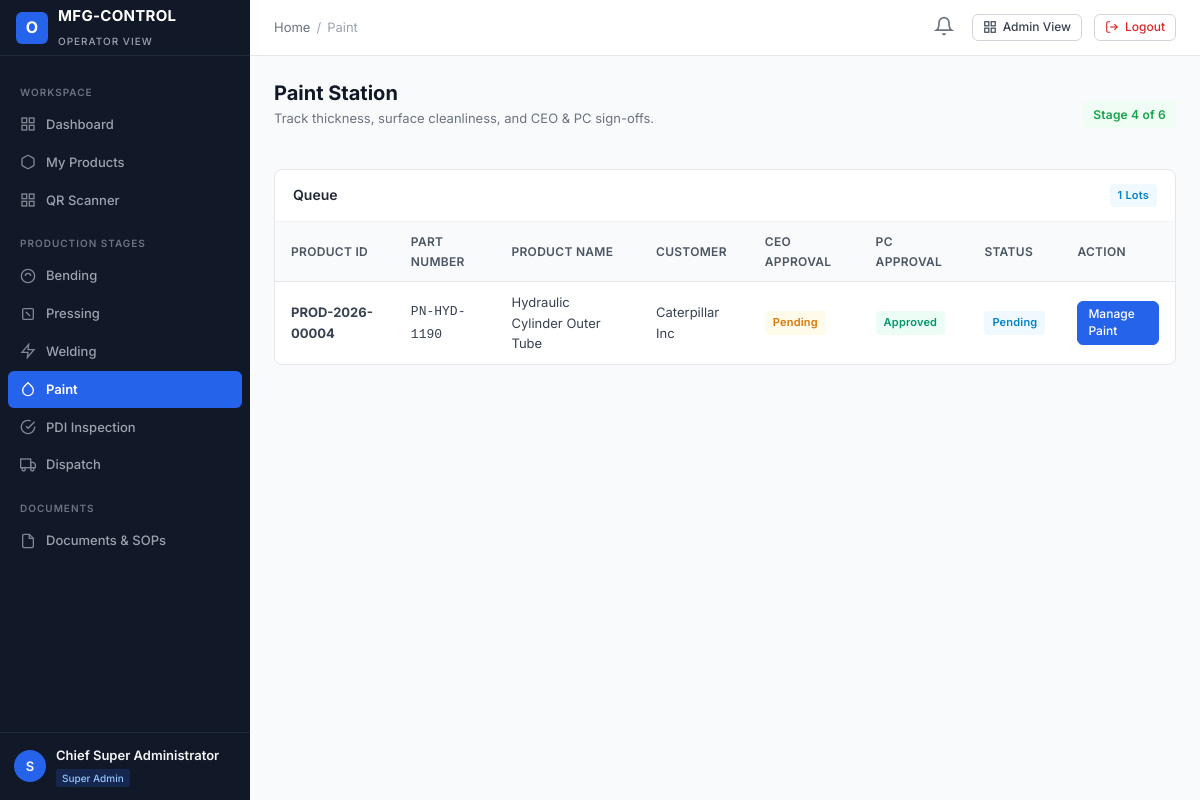
Screenshot of /user-panel/paint/ (signed in) with the database file from the repository.
### apps/accounts/models.py (models this page shows, shortened)
class User(AbstractUser):
    email = models.EmailField(_('email address'), unique=True, db_index=True)
    full_name = models.CharField(_('full name'), max_length=150, blank=True)
    employee_id = models.CharField(_('employee ID'), max_length=50, unique=True, db_index=True)
    phone = models.CharField(_('phone number'), max_length=25, blank=True)
    role = models.CharField(_('role'), max_length=50, choices=UserRole.choices, default=UserRole.USER, db_index=True)
    status = models.CharField(_('status'), max_length=20, choices=UserStatus.choices, default=UserStatus.ACTIVE, db_index=True)
    department = models.CharField(_('department'), max_length=100, blank=True)
    designation = models.CharField(_('designation'), max_length=100, blank=True)
    profile_image = models.ImageField(upload_to='profiles/', blank=True, null=True)
    assigned_admin = models.ForeignKey(
        'self',
        on_delete=models.SET_NULL,
        null=True,
        blank=True,
        related_name='assigned_users',
        help_text=_('Admin managing this user')
    )
    production_stage = models.CharField(
        _('production stage'),
        max_length=50,
        blank=True,
        help_text=_('Current assigned primary production stage, e.g. BENDING, PRESSING')
    )
    production_line = models.CharField(_('production line'), max_length=50, blank=True)
    shift = models.CharField(_('shift'), max_length=50, blank=True)
    notes = models.TextField(_('notes'), blank=True)
    created_at = models.DateTimeField(auto_now_add=True)
    updated_at = models.DateTimeField(auto_now=True)
    objects = CustomUserManager()
    USERNAME_FIELD = 'email'
    REQUIRED_FIELDS = ['username', 'employee_id']
    class Meta:
        verbose_name = _('User')
        verbose_name_plural = _('Users')
        ordering = ['-created_at']
    @property
    def is_super_admin(self):
        return self.role == UserRole.SUPER_ADMIN or self.is_superuser
    @property
    def is_admin_user(self):
        return self.role in [UserRole.SUPER_ADMIN, UserRole.ADMIN]
    @property
    def is_operator(self):
        return not self.is_admin_user

### apps/products/models.py (models this page shows, shortened)
class Product(models.Model):
    product_id = models.CharField(max_length=50, unique=True, db_index=True)
    product_name = models.CharField(max_length=200)
    part_number = models.CharField(max_length=100, db_index=True)
    customer = models.CharField(max_length=150)
    model = models.CharField(max_length=100, blank=True)
    batch_number = models.CharField(max_length=100, blank=True)
    production_date = models.DateField(default=timezone.now)
    assigned_admin = models.ForeignKey(
        settings.AUTH_USER_MODEL,
        on_delete=models.SET_NULL,
        null=True,
        blank=True,
        related_name='administered_products'
    )
    assigned_user = models.ForeignKey(
        settings.AUTH_USER_MODEL,
        on_delete=models.SET_NULL,
        null=True,
        blank=True,
        related_name='assigned_products'
    )
    current_stage = models.CharField(
        max_length=50,
        choices=StageChoices.choices,
        default=StageChoices.BENDING,
        db_index=True
    )
    status = models.CharField(
        max_length=50,
        choices=ProductStatus.choices,
        default=ProductStatus.PENDING,
        db_index=True
    )
    priority = models.CharField(
        max_length=20,
        choices=PriorityChoices.choices,
        default=PriorityChoices.MEDIUM
    )
    qr_code_image = models.ImageField(upload_to='qr_codes/', blank=True, null=True)
    qr_data = models.TextField(blank=True)
    created_at = models.DateTimeField(auto_now_add=True)
    updated_at = models.DateTimeField(auto_now=True)
    class Meta:
        ordering = ['-created_at']
        indexes = [
            models.Index(fields=['current_stage', 'status']),
            models.Index(fields=['customer', 'batch_number']),
        ]

### user_panel/views.py (the view)
# urls.py: path('paint/', views.paint_view, name='user_paint'),
@login_required
@permission_required_custom('paint', 'view')
def paint_view(request):
    products = Product.objects.filter(current_stage=StageChoices.PAINT).order_by('-created_at')
    return render(request, 'user_panel/paint.html', {'products': products})

### apps/notifications/context_processors.py (called while the page is built)
def notifications_processor(request):
    if not request.user.is_authenticated:
        return {'unread_notifications_count': 0, 'recent_notifications': []}
    unread_count = Notification.objects.filter(recipient=request.user, is_read=False).count()
    recent = Notification.objects.filter(recipient=request.user)[:5]
    return {
        'unread_notifications_count': unread_count,
        'recent_notifications': recent,
    }

### apps/permissions/context_processors.py (called while the page is built, shortened)
def permissions_processor(request):
    modules = get_user_modules(request.user)
    def can_access_fn(module, action='view'):
        return has_permission(request.user, module, action)
    return {
        'user_modules': modules,
        'user_is_super_admin': request.user.is_super_admin,
        'user_is_admin': request.user.is_admin_user,
        'user_is_operator': request.user.is_operator,
        'can_access': can_access_fn,
    }

### apps/permissions/services.py (called while the page is built, shortened)
def has_permission(user, module, action='view'):
    if not user or not user.is_authenticated:
        return False
    if user.status != 'ACTIVE':
        return False
    if user.is_super_admin:
        return True

def get_user_modules(user):
    if not user or not user.is_authenticated:
        return {}
    all_modules = [m[0] for m in MODULE_CHOICES]
    if user.is_super_admin:
        return {m: ['view', 'create', 'edit', 'delete', 'approve', 'export'] for m in all_modules}

### user_panel/templates/user_panel/paint.html (shortened to what this page needs)
{% extends "user_panel/base_user.html" %}
{% block breadcrumb_active %}Paint{% endblock %}
{% block content %}
<div style="display: flex; justify-content: space-between; align-items: center; margin-bottom: 20px;">
    <div>
        <h1 class="page-title">Paint Station</h1>
        <p class="page-subtitle">Track thickness, surface cleanliness, and CEO & PC sign-offs.</p>
    </div>
    <span class="badge badge-paint" style="font-size: 12px; padding: 4px 10px;">Stage 4 of 6</span>
</div>
<div class="card">
    <div class="card-header">
        <h3 class="card-title">Queue</h3>
        <span class="badge badge-info">{{ products.count }} Lots</span>
    </div>
    <div class="table-responsive">
        <table class="table-custom">
            <thead>
                <tr>
                    <th>Product ID</th>
                    <th>Part Number</th>
                    <th>Product Name</th>
                    <th>Customer</th>
                    <th>CEO Approval</th>
                    <th>PC Approval</th>
                    <th>Status</th>
                    <th>Action</th>
                </tr>
            </thead>
            <tbody>
                {% for p in products %}
                <tr>
                    <td><strong>{{ p.product_id }}</strong></td>
                    <td><code>{{ p.part_number }}</code></td>
                    <td>{{ p.product_name }}</td>
                    <td>{{ p.customer }}</td>
                    <td>
                        {% if p.paint_record.ceo_approved %}
                        <span class="badge badge-success">Approved</span>
                        {% else %}
                        <span class="badge badge-warning">Pending</span>
                        {% endif %}
                    </td>
                    <td>
                        {% if p.paint_record.pc_approved %}
                        <span class="badge badge-success">Approved</span>
                        {% else %}
                        <span class="badge badge-warning">Pending</span>
                        {% endif %}
                    </td>
                    <td><span class="badge badge-info">{{ p.get_status_display }}</span></td>
                    <td>
                        <a href="/user-panel/paint/{{ p.product_id }}/" class="btn btn-primary btn-sm">
                            Manage Paint
                        </a>
                    </td>
                </tr>
                {% empty %}
                <tr><td colspan="8" style="text-align: center; color: #059669; padding: 24px;">No products in queue for Paint.</td></tr>
                {% endfor %}
            </tbody>
        </table>
    </div>
</div>
{% endblock %}

### user_panel/templates/user_panel/base_user.html
{% extends "base.html" %}
{% block sidebar %}
<aside class="app-sidebar">
    <div class="sidebar-header">
        <div class="brand-icon">O</div>
        <div class="brand-title">
            <span>MFG-CONTROL</span>
            <span class="brand-subtitle">Operator View</span>
        </div>
    </div>
    <div class="sidebar-scroll">
        <div class="sidebar-section-title">Workspace</div>
        <a href="/user-panel/dashboard/" class="nav-link {% if request.path == '/user-panel/dashboard/' or request.path == '/user-panel/' %}active{% endif %}">
            <svg viewBox="0 0 24 24" fill="none" stroke="currentColor" stroke-width="2"><rect x="3" y="3" width="7" height="7"></rect><rect x="14" y="3" width="7" height="7"></rect><rect x="14" y="14" width="7" height="7"></rect><rect x="3" y="14" width="7" height="7"></rect></svg>
            Dashboard
        </a>
        <a href="/user-panel/my-products/" class="nav-link {% if '/user-panel/my-products/' in request.path %}active{% endif %}">
            <svg viewBox="0 0 24 24" fill="none" stroke="currentColor" stroke-width="2"><path d="M21 16V8a2 2 0 0 0-1-1.73l-7-4a2 2 0 0 0-2 0l-7 4A2 2 0 0 0 3 8v8a2 2 0 0 0 1 1.73l7 4a2 2 0 0 0 2 0l7-4A2 2 0 0 0 21 16z"></path></svg>
            My Products
        </a>
        <a href="/user-panel/scanner/" class="nav-link {% if '/user-panel/scanner/' in request.path %}active{% endif %}">
            <svg viewBox="0 0 24 24" fill="none" stroke="currentColor" stroke-width="2"><rect x="3" y="3" width="7" height="7"></rect><rect x="14" y="3" width="7" height="7"></rect><rect x="14" y="14" width="7" height="7"></rect><rect x="3" y="14" width="7" height="7"></rect></svg>
            QR Scanner
        </a>
        <div class="sidebar-section-title">Production Stages</div>
        {% if user_is_super_admin or user_is_admin or 'bending' in user_modules or user.production_stage == 'BENDING' %}
        <a href="/user-panel/bending/" class="nav-link {% if '/user-panel/bending/' in request.path %}active{% endif %}">
            <svg viewBox="0 0 24 24" fill="none" stroke="currentColor" stroke-width="2"><circle cx="12" cy="12" r="10"></circle><path d="M8 12a4 4 0 0 1 8 0"></path></svg>
            Bending
        </a>
        {% endif %}
        {% if user_is_super_admin or user_is_admin or 'pressing' in user_modules or user.production_stage == 'PRESSING' %}
        <a href="/user-panel/pressing/" class="nav-link {% if '/user-panel/pressing/' in request.path %}active{% endif %}">
            <svg viewBox="0 0 24 24" fill="none" stroke="currentColor" stroke-width="2"><rect x="4" y="4" width="16" height="16" rx="2"></rect><line x1="9" y1="9" x2="15" y2="15"></line></svg>
            Pressing
        </a>
        {% endif %}
        {% if user_is_super_admin or user_is_admin or 'welding' in user_modules or user.production_stage == 'WELDING' %}
        <a href="/user-panel/welding/" class="nav-link {% if '/user-panel/welding/' in request.path %}active{% endif %}">
            <svg viewBox="0 0 24 24" fill="none" stroke="currentColor" stroke-width="2"><polygon points="13 2 3 14 12 14 11 22 21 10 12 10 13 2"></polygon></svg>
            Welding
        </a>
        {% endif %}
        {% if user_is_super_admin or user_is_admin or 'paint' in user_modules or user.production_stage == 'PAINT' %}
        <a href="/user-panel/paint/" class="nav-link {% if '/user-panel/paint/' in request.path %}active{% endif %}">
            <svg viewBox="0 0 24 24" fill="none" stroke="currentColor" stroke-width="2"><path d="M12 2.69l5.66 5.66a8 8 0 1 1-11.31 0z"></path></svg>
            Paint
        </a>
        {% endif %}
        {% if user_is_super_admin or user_is_admin or 'pdi' in user_modules or user.production_stage == 'PDI' %}
        <a href="/user-panel/pdi/" class="nav-link {% if '/user-panel/pdi/' in request.path %}active{% endif %}">
            <svg viewBox="0 0 24 24" fill="none" stroke="currentColor" stroke-width="2"><path d="M22 11.08V12a10 10 0 1 1-5.93-9.14"></path><polyline points="22 4 12 14.01 9 11.01"></polyline></svg>
            PDI Inspection
        </a>
        {% endif %}
        {% if user_is_super_admin or user_is_admin or 'dispatch' in user_modules or user.production_stage == 'DISPATCH' %}
        <a href="/user-panel/dispatch/" class="nav-link {% if '/user-panel/dispatch/' in request.path %}active{% endif %}">
            <svg viewBox="0 0 24 24" fill="none" stroke="currentColor" stroke-width="2"><rect x="1" y="3" width="15" height="13"></rect><polygon points="16 8 20 8 23 11 23 16 16 16 16 8"></polygon><circle cx="5.5" cy="18.5" r="2.5"></circle><circle cx="18.5" cy="18.5" r="2.5"></circle></svg>
            Dispatch
        </a>
        {% endif %}
        <div class="sidebar-section-title">Documents</div>
        <a href="/user-panel/documents/" class="nav-link {% if '/user-panel/documents/' in request.path %}active{% endif %}">
            <svg viewBox="0 0 24 24" fill="none" stroke="currentColor" stroke-width="2"><path d="M14 2H6a2 2 0 0 0-2 2v16a2 2 0 0 0 2 2h12a2 2 0 0 0 2-2V8z"></path><polyline points="14 2 14 8 20 8"></polyline></svg>
            Documents & SOPs
        </a>
    </div>
    <div class="sidebar-user">
        <div class="user-avatar">{{ user.username|slice:":1"|upper }}</div>
        <div class="user-info">
            <div class="user-name">{{ user.full_name|default:user.username }}</div>
            <span class="user-role-badge">{{ user.get_role_display }}</span>
        </div>
    </div>
</aside>
{% endblock %}

### rows the page displays
User: username "S", full_name "Chief Super Administrator", role "Super Admin"
Product: product_id "PROD-2026-00004", part_number "PN-HYD-1190", product_name "Hydraulic Cylinder Outer Tube", customer "Caterpillar Inc", shows "Pending", shows "Approved", status "Pending"

### other values shown
{{ products.count }} "1"
